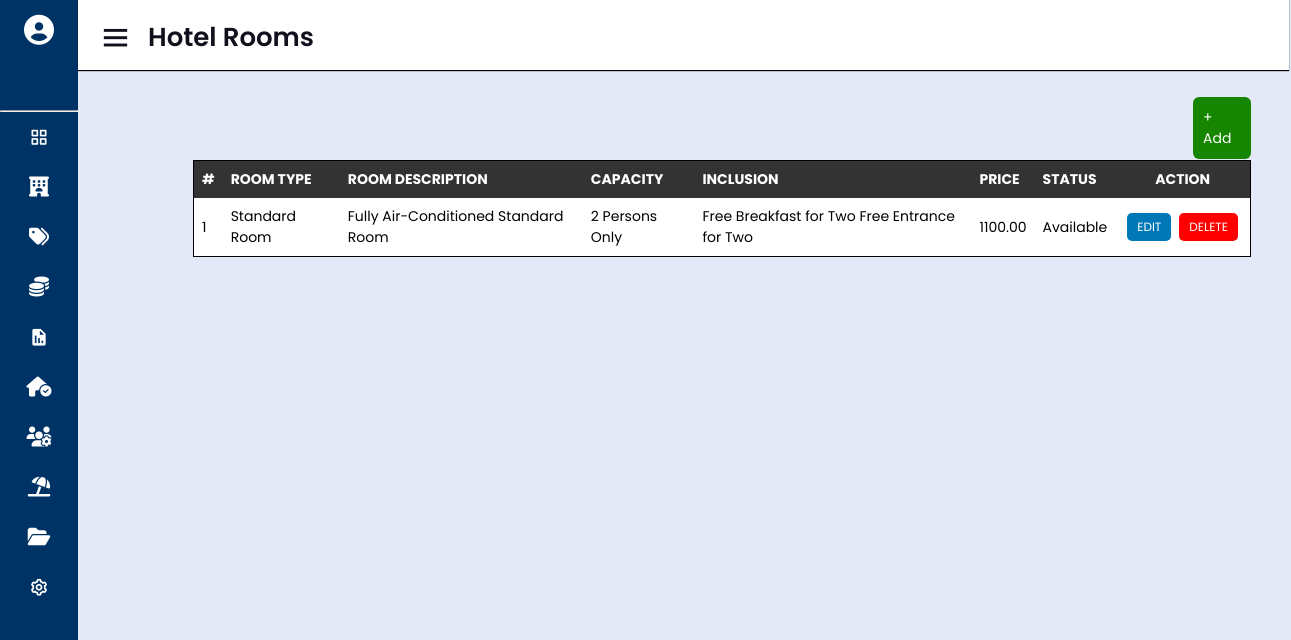
/accommodations/hotel-rooms.php (signed in), run on the app's committed database.
### tables this page shows
CREATE TABLE `hotel_rooms` (
  `id` int(11) NOT NULL,
  `roomtype` varchar(50) NOT NULL,
  `roomdescription` varchar(100) NOT NULL,
  `capacity` varchar(50) NOT NULL,
  `inclusion` varchar(50) NOT NULL,
  `price` decimal(10,2) NOT NULL,
  `status` varchar(20) NOT NULL
);

### classes/hotelrooms.class.php (called while the page is built, shortened)
<?php
require_once 'database.php';
Class Hotelrooms{
    protected $db;
    function __construct()
    {
        $this->db = new Database();
    }
    function show(){
        $sql = "SELECT * FROM hotel_rooms ORDER BY roomtype ASC;";
        $query=$this->db->connect()->prepare($sql);
        if($query->execute()){
            $data = $query->fetchAll();
        }
        return $data;
    }
}
?>

### classes/database.php (called while the page is built)
<?php
class Database{
    private $host = 'localhost';
    private $username = 'root';
    private $password = '';
    private $database = 'db_admin';
    protected $connection;
    function connect(){
        try
			{
				$this->connection = new PDO("mysql:host=$this->host;dbname=$this->database",
											$this->username, $this->password);
			}
			catch (PDOException $e)
			{
				echo "Connection error " . $e->getMessage();
			}
        return $this->connection;
    }
}
?>

### accommodations/hotel-rooms.php (the view, shortened to what this page needs)
<?php
    require_once '../inclusion/header.php';
    require_once '../inclusion/sidebar.php';
    require_once '../classes/hotelrooms.class.php';
?>
<!DOCTYPE html>
<html lang="en">
<head>
    <link rel="stylesheet" href="../css/table.css">
    <link rel="stylesheet" href="https://cdn.jsdelivr.net/npm/boxicons@latest/css/boxicons.min.css">
</head>
<body>
</body>
</html>
<div class="home-section">
<div class="home-content"><nav>
            <div class="side-bar-button"><i class='bx bx-menu' ></i>
            <span class="text" >Hotel Rooms</span> </div>
        </nav>
        <div class="table-container">
            <div class="table-heading">
                <a id="addform" href="addhotelrooms.php" class="button">+ Add</a>
            </div>
            <table class="table">
                <thead>
                    <tr>
                        <th>#</th>
                        <th>Room Type</th>
                        <th>Room Description</th>
                        <th>Capacity</th>
                        <th>Inclusion</th>
                        <th>Price</th>
                        <th>Status</th>
                        <?php
                            if($_SESSION['user_type'] == 'admin'){
                        ?>
                            <th class="action">Action</th>
                        <?php
                            }
                        ?>
                    </tr>
                </thead>
                <tbody>
                    <?php
                        $hotelrooms = new Hotelrooms();
                        $i = 1;
                        foreach ($hotelrooms->show() as $value){
                    ?>
                        <tr>
                            <td><?php echo $i ?></td>
                            <td><?php echo $value['roomtype']?></td>
                            <td><?php echo $value['roomdescription'] ?></td>
                            <td><?php echo $value['capacity'] ?></td>
                            <td><?php echo $value['inclusion'] ?></td>
                            <td><?php echo $value['price'] ?></td>
                            <td><?php echo $value['status'] ?></td>
                            <?php
                                if($_SESSION['user_type'] == 'admin'){
                            ?>
                                <td>
                                    <div class="action">
                                        <a class="action-edit" href="edithotelrooms.php?id=<?php echo $value['id'] ?>">Edit</a>
                                        <a class="action-delete" href="deletehotelrooms.php?id=<?php echo $value['id'] ?>">Delete</a>
                                    </div>
                                </td>
                            <?php
                                }
                            ?>
                        </tr>
                    <?php
                        $i++;
                    }
                    ?>
                </tbody>
            </table>
        </div>
    </div>
</body>
</html>

### css/sidebar.css (style rules this page uses)
* { margin: 0; padding: 0; box-sizing: border-box; font-family: 'Poppins', sans-serif; }
.home-section { position: relative; background: #E4E9F7; height: 100vh; left: 280px; width: calc(100% - 260px); transition: all 0.5s ease; }
.sidebar.close ~ .home-section { left: 78px; width: calc(100% - 78px); }
.home-section .home-content { height: 60px; display: flex; align-items: center; }
.home-section .home-content .bx-menu, .home-section .home-content .text { color: #11101d; font-size: 35px; }
.home-section .home-content .bx-menu { margin: 0 15px; cursor: pointer; margin-left: 20px; }
.home-section .home-content .text { font-size: 26px; font-weight: 600; }
nav { display: flex; justify-content: space-between; height: 80px; background-color: #fff; align-items: center; position: fixed; width: calc(100% - 80px); z-index: 999; box-shadow: 0 1px 1px; }
.side-bar-button { margin-top: 15px; }

### css/table.css (style rules this page uses)
* { font-family:'Poppins', sans-serif; margin: 0; padding: 0; box-sizing: border-box; font-size: 14px; }
body { width: 100%; height: 100%; background-color: #f5f5f5; }
.home-section { position: relative; width: calc(100% - 250px); }
.home-section nav .side-bar-button { display: flex; align-items: center; font-size: 24px; font-weight: 500; cursor: pointer; }
nav .side-bar-button i { font-size: 35px; margin-right: 10px; }
.button { width: 100%; padding: 10px; margin: 8px 0; border-radius: 6px; box-sizing: border-box; border: 0; text-decoration: none; background: rgb(22, 134, 0); color: white; cursor: pointer; margin-left: 1000px; }
a.action-edit { background-color: #0077b6; }
a.action-delete { background-color: red; }
.table-container .button { width: fit-content; }
.table-container .table-heading { display: flex; justify-content: space-between; height: 25px; align-items: center; margin-bottom: 20px; }
.table-container { position: absolute; top: 75px; padding: 40px; left: 75px; }
.table { border-collapse: collapse; border: 1px solid black; text-align: left; vertical-align: middle; width: 100%; overflow: auto; }
th, td { padding: 8px; font-size: 14px; }
thead { background-color: #333; color: white; font-size: .9rem; text-transform: uppercase; letter-spacing: 2%; }
thead th { width: auto; height: fit-content; }
tbody tr:nth-child(odd) { background-color: #fff; }
tr .action, th .action { text-align: center; }
tr div.action { display: flex; justify-content: center; }
td a { padding: 5px 10px; font-size: 12px; border-radius: 5px; margin: 4px; text-decoration: none; text-transform: uppercase; color: white; }

### data on the page
hotel_rooms: roomtype "Standard Room", roomdescription "Fully Air-Conditioned Standard Room", capacity "2 Persons Only", inclusion "Free Breakfast for Two Free Entrance for Two", price "1100.00", status "Available"
